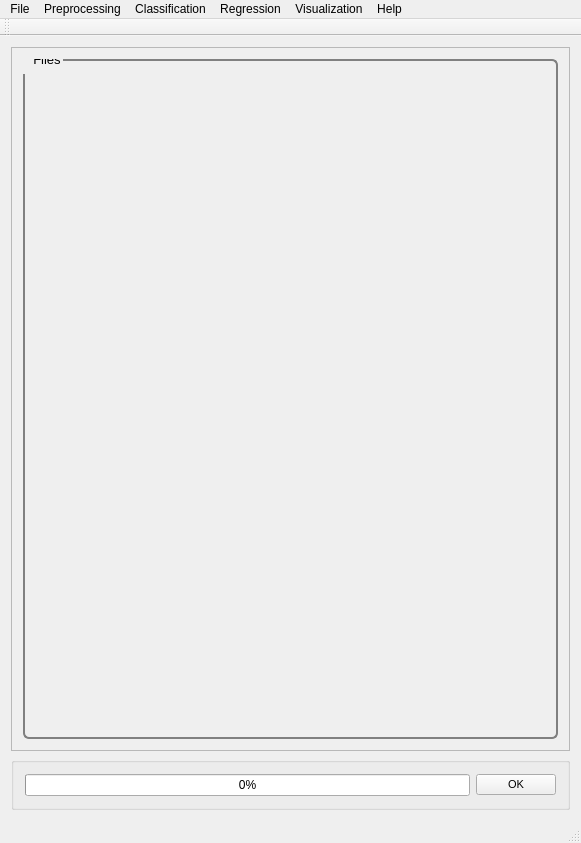
<?xml version="1.0" encoding="UTF-8"?>
<ui version="4.0">
    <class>MainWindow</class>
    <widget class="QMainWindow" name="MainWindow">
        <property name="geometry">
            <rect>
                <x>0</x>
                <y>0</y>
                <width>581</width>
                <height>843</height>
            </rect>
        </property>
        <property name="windowTitle">
            <string>PYSAT</string>
        </property>
        <widget class="QWidget" name="centralWidget">
            <layout class="QVBoxLayout" name="verticalLayout_9">
                <item>
                    <widget class="QScrollArea" name="scrollArea">
                        <property name="widgetResizable">
                            <bool>true</bool>
                        </property>
                        <widget class="QWidget" name="scrollAreaWidgetContents_2">
                            <property name="geometry">
                                <rect>
                                    <x>0</x>
                                    <y>0</y>
                                    <width>561</width>
                                    <height>721</height>
                                </rect>
                            </property>
                            <property name="font">
                                <font>
                                    <pointsize>8</pointsize>
                                </font>
                            </property>
                            <property name="styleSheet">
                                <string notr="true">QGroupBox {
                                    border: 2px solid gray;
                                    border-radius: 6px;
                                    margin-top: 0.5em;
                                    }

                                    QGroupBox::title {

                                    padding-top: -14px;
                                    padding-left: 8px;
                                    }
                                </string>
                            </property>
                            <layout class="QVBoxLayout" name="verticalLayout_8">
                                <item>
                                    <widget class="QGroupBox" name="file_out_path">
                                        <property name="font">
                                            <font>
                                                <pointsize>10</pointsize>
                                            </font>
                                        </property>
                                        <property name="title">
                                            <string>Files</string>
                                        </property>
                                    </widget>
                                </item>
                            </layout>
                        </widget>
                    </widget>
                </item>
                <item>
                    <widget class="QGroupBox" name="OK">
                        <layout class="QHBoxLayout" name="ok">
                            <item>
                                <widget class="QProgressBar" name="progressBar">
                                    <property name="value">
                                        <number>0</number>
                                    </property>
                                </widget>
                            </item>
                            <item>
                                <widget class="QPushButton" name="okButton">
                                    <property name="font">
                                        <font>
                                            <pointsize>8</pointsize>
                                        </font>
                                    </property>
                                    <property name="mouseTracking">
                                        <bool>false</bool>
                                    </property>
                                    <property name="text">
                                        <string>OK</string>
                                    </property>
                                </widget>
                            </item>
                        </layout>
                    </widget>
                </item>
            </layout>
        </widget>
        <widget class="QToolBar" name="mainToolBar">
            <attribute name="toolBarArea">
                <enum>TopToolBarArea</enum>
            </attribute>
            <attribute name="toolBarBreak">
                <bool>false</bool>
            </attribute>
        </widget>
        <widget class="QStatusBar" name="statusBar"/>
        <widget class="QMenuBar" name="menuBar">
            <property name="geometry">
                <rect>
                    <x>0</x>
                    <y>0</y>
                    <width>581</width>
                    <height>21</height>
                </rect>
            </property>
            <widget class="QMenu" name="menuFile">
                <property name="title">
                    <string>File</string>
                </property>
                <addaction name="actionLoad_Refence_Data"/>
                <addaction name="actionLoad_Unknown_Data"/>
                <addaction name="actionSet_output_location"/>
                <addaction name="separator"/>
                <addaction name="actionSave_Current_Plots"/>
                <addaction name="actionSave_Current_Data"/>
                <addaction name="separator"/>
                <addaction name="actionCreate_New_Workflow"/>
                <addaction name="actionSave_Current_Workflow"/>
                <addaction name="separator"/>
                <addaction name="actionExit"/>
            </widget>
            <widget class="QMenu" name="menuPreprocessing">
                <property name="title">
                    <string>Preprocessing</string>
                </property>
                <widget class="QMenu" name="menuBaseline_Removal">
                    <property name="title">
                        <string>Baseline Removal</string>
                    </property>
                    <addaction name="actionALS"/>
                    <addaction name="actionDietrich"/>
                    <addaction name="actionPolyFit"/>
                    <addaction name="actionAirPLS"/>
                    <addaction name="actionFABC"/>
                    <addaction name="actionKK"/>
                    <addaction name="actionMario"/>
                    <addaction name="actionMedian"/>
                    <addaction name="actionRubberband"/>
                    <addaction name="actionUndecimated_Wavelet"/>
                </widget>
                <widget class="QMenu" name="menuCalibration_Transfer">
                    <property name="title">
                        <string>Calibration Transfer</string>
                    </property>
                    <addaction name="actionRatio"/>
                    <addaction name="actionTommy_s_Methgod"/>
                    <addaction name="actionPiecewise_Direct_Standardization"/>
                    <addaction name="actionOthers_3"/>
                </widget>
                <addaction name="actionNormalization"/>
                <addaction name="actionNoise_Reduction"/>
                <addaction name="actionApply_Mask"/>
                <addaction name="actionInterpolate"/>
                <addaction name="actionInstrument_Response"/>
                <addaction name="menuBaseline_Removal"/>
                <addaction name="menuCalibration_Transfer"/>
                <addaction name="actionICA_2"/>
                <addaction name="actionPCA_2"/>
            </widget>
            <widget class="QMenu" name="menuRegression">
                <property name="title">
                    <string>Regression</string>
                </property>
                <addaction name="actionCross_Validation"/>
                <addaction name="actionTrain"/>
                <addaction name="actionPredict"/>
                <addaction name="actionCreate_N_Folds"/>
                <addaction name="actionCreate_Test_Folds"/>
                <addaction name="actionSubmodel_Ranges"/>
            </widget>
            <widget class="QMenu" name="menuHelp">
                <property name="title">
                    <string>Help</string>
                </property>
                <addaction name="actionIndex"/>
                <addaction name="actionContent_2"/>
                <addaction name="separator"/>
                <addaction name="actionAbout"/>
                <addaction name="actionAbout_QtCreator"/>
            </widget>
            <widget class="QMenu" name="menuClassification">
                <property name="title">
                    <string>Classification</string>
                </property>
                <widget class="QMenu" name="menuSupervised">
                    <property name="title">
                        <string>Supervised</string>
                    </property>
                    <addaction name="actionPLS_DA"/>
                    <addaction name="actionSIMCA"/>
                </widget>
                <widget class="QMenu" name="menuClustering">
                    <property name="title">
                        <string>Clustering</string>
                    </property>
                    <addaction name="actionK_means"/>
                    <addaction name="actionHierarchical_2"/>
                </widget>
                <addaction name="menuSupervised"/>
                <addaction name="menuClustering"/>
            </widget>
            <widget class="QMenu" name="menuVisualization">
                <property name="title">
                    <string>Visualization</string>
                </property>
                <addaction name="actionLine_Plot"/>
                <addaction name="action1_to_1_Plot"/>
                <addaction name="actionScatter_Plot"/>
            </widget>
            <addaction name="menuFile"/>
            <addaction name="menuPreprocessing"/>
            <addaction name="menuClassification"/>
            <addaction name="menuRegression"/>
            <addaction name="menuVisualization"/>
            <addaction name="menuHelp"/>
        </widget>
        <action name="actionLoad_Refence_Data">
            <property name="text">
                <string>Load Refence Data</string>
            </property>
        </action>
        <action name="actionLoad_Unknown_Data">
            <property name="text">
                <string>Load Unknown Data</string>
            </property>
        </action>
        <action name="actionSave_Current_Workflow">
            <property name="text">
                <string>Save Current Workflow</string>
            </property>
        </action>
        <action name="actionSave_Current_Plots">
            <property name="text">
                <string>Save Current Plots</string>
            </property>
        </action>
        <action name="actionSave_Current_Data">
            <property name="text">
                <string>Save Current Data</string>
            </property>
        </action>
        <action name="actionCreate_New_Workflow">
            <property name="text">
                <string>Create New Workflow</string>
            </property>
        </action>
        <action name="actionNoise_Reduction">
            <property name="text">
                <string>Noise Reduction</string>
            </property>
        </action>
        <action name="actionApply_Mask">
            <property name="text">
                <string>Apply Mask</string>
            </property>
        </action>
        <action name="actionInterpolate">
            <property name="text">
                <string>Interpolate (unknown to known)</string>
            </property>
        </action>
        <action name="actionInstrument_Response">
            <property name="text">
                <string>Instrument Response</string>
            </property>
        </action>
        <action name="actionALS">
            <property name="text">
                <string>ALS</string>
            </property>
        </action>
        <action name="actionDietrich">
            <property name="text">
                <string>Dietrich</string>
            </property>
        </action>
        <action name="actionPolyFit">
            <property name="text">
                <string>PolyFit</string>
            </property>
        </action>
        <action name="actionAirPLS">
            <property name="text">
                <string>AirPLS</string>
            </property>
        </action>
        <action name="actionFABC">
            <property name="text">
                <string>FABC</string>
            </property>
        </action>
        <action name="actionKK">
            <property name="text">
                <string>KK</string>
            </property>
        </action>
        <action name="actionMario">
            <property name="text">
                <string>Mario</string>
            </property>
        </action>
        <action name="actionMedian">
            <property name="text">
                <string>Median</string>
            </property>
        </action>
        <action name="actionRubberband">
            <property name="text">
                <string>Rubberband</string>
            </property>
        </action>
        <action name="actionUndecimated_Wavelet">
            <property name="text">
                <string>Undecimated Wavelet</string>
            </property>
        </action>
        <action name="actionRatio">
            <property name="text">
                <string>Ratio</string>
            </property>
        </action>
        <action name="actionTommy_s_Methgod">
            <property name="text">
                <string>Tommy's Method</string>
            </property>
        </action>
        <action name="actionPiecewise_Direct_Standardization">
            <property name="text">
                <string>Piecewise Direct Standardization</string>
            </property>
        </action>
        <action name="actionPCA">
            <property name="text">
                <string>PCA</string>
            </property>
        </action>
        <action name="actionICA">
            <property name="text">
                <string>ICA</string>
            </property>
        </action>
        <action name="actionK_Means">
            <property name="text">
                <string>K-Means</string>
            </property>
        </action>
        <action name="actionHierarchical">
            <property name="text">
                <string>Hierarchical</string>
            </property>
        </action>
        <action name="actionOthers">
            <property name="text">
                <string>Others...</string>
            </property>
        </action>
        <action name="actionOthers_2">
            <property name="text">
                <string>Others...</string>
            </property>
        </action>
        <action name="actionOthers_3">
            <property name="text">
                <string>Others...</string>
            </property>
        </action>
        <action name="actionPLS">
            <property name="text">
                <string>PLS</string>
            </property>
        </action>
        <action name="actionSM_PLS">
            <property name="text">
                <string>SM-PLS</string>
            </property>
        </action>
        <action name="actionICA_Regression">
            <property name="text">
                <string>ICA Regression</string>
            </property>
        </action>
        <action name="actionGaussian_Process">
            <property name="text">
                <string>Gaussian Process</string>
            </property>
        </action>
        <action name="actionMLP">
            <property name="text">
                <string>MLP</string>
            </property>
        </action>
        <action name="actionSVM">
            <property name="text">
                <string>SVM</string>
            </property>
        </action>
        <action name="actionOthers_4">
            <property name="text">
                <string>Others...</string>
            </property>
        </action>
        <action name="actionOthers_5">
            <property name="text">
                <string>Others...</string>
            </property>
        </action>
        <action name="actionIndex">
            <property name="text">
                <string>Index</string>
            </property>
        </action>
        <action name="actionContent_2">
            <property name="text">
                <string>Content</string>
            </property>
        </action>
        <action name="actionAbout">
            <property name="text">
                <string>About...</string>
            </property>
        </action>
        <action name="actionAbout_QtCreator">
            <property name="text">
                <string>About Qt...</string>
            </property>
        </action>
        <action name="actionExit">
            <property name="text">
                <string>Exit</string>
            </property>
        </action>
        <action name="actionNormalization">
            <property name="text">
                <string>Normalization</string>
            </property>
        </action>
        <action name="actionICA_2">
            <property name="text">
                <string>ICA</string>
            </property>
        </action>
        <action name="actionPCA_2">
            <property name="text">
                <string>PCA</string>
            </property>
        </action>
        <action name="actionPLS_DA">
            <property name="text">
                <string>PLS-DA</string>
            </property>
        </action>
        <action name="actionSIMCA">
            <property name="text">
                <string>SIMCA</string>
            </property>
        </action>
        <action name="actionK_means">
            <property name="text">
                <string>K-means</string>
            </property>
        </action>
        <action name="actionHierarchical_2">
            <property name="text">
                <string>Hierarchical</string>
            </property>
        </action>
        <action name="actionCross_Validation">
            <property name="text">
                <string>Cross Validation</string>
            </property>
        </action>
        <action name="actionTrain">
            <property name="text">
                <string>Train</string>
            </property>
        </action>
        <action name="actionPredict">
            <property name="text">
                <string>Predict</string>
            </property>
        </action>
        <action name="actionLine_Plot">
            <property name="text">
                <string>Line Plot</string>
            </property>
        </action>
        <action name="action1_to_1_Plot">
            <property name="text">
                <string>1 to 1 Plot</string>
            </property>
        </action>
        <action name="actionScatter_Plot">
            <property name="text">
                <string>Scatter Plot</string>
            </property>
        </action>
        <action name="actionSet_output_location">
            <property name="text">
                <string>Output Location</string>
            </property>
        </action>
        <action name="actionCreate_N_Folds">
            <property name="text">
                <string>Create N Folds</string>
            </property>
        </action>
        <action name="actionCreate_Test_Folds">
            <property name="text">
                <string>Create Test Folds</string>
            </property>
        </action>
        <action name="actionSubmodel_Ranges">
            <property name="text">
                <string>Submodel Ranges</string>
            </property>
        </action>
    </widget>
    <layoutdefault spacing="6" margin="11"/>
    <resources/>
    <connections/>
</ui>
